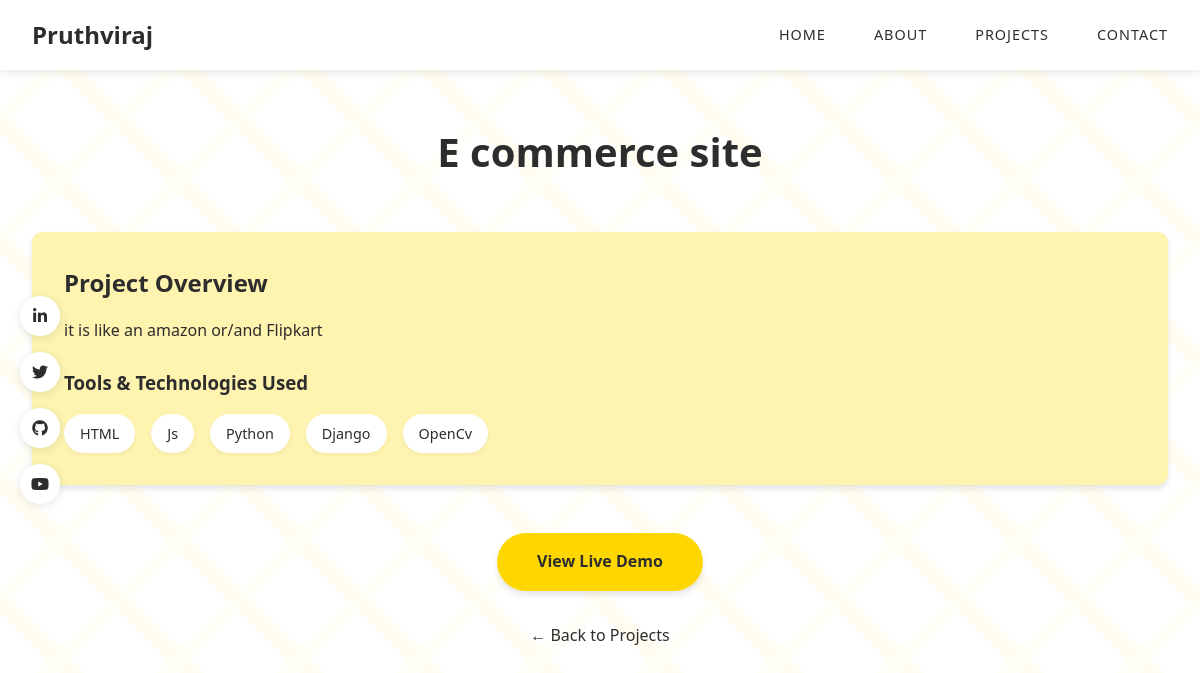
/project/10/, run on the app's committed database.
### app/models.py (models this page shows)
class Project_detail(models.Model):
    name = models.CharField(max_length=100)
    desc = models.CharField(max_length=300)
    tech = models.CharField(max_length=100)
    url = models.CharField(max_length=50)

### app/views.py (the view)
# urls.py: path('project/<int:project_id>/', views.project, name='project'),
def project(request, project_id):
    project = Project_detail.objects.get(id=project_id)
    technologies = [tech.strip() for tech in project.tech.split(",")]
    return render(request, 'project.html',{'project': project, 'technologies' : technologies })

### app/templates/project.html (shortened to what this page needs)
<!DOCTYPE html>
<html lang="en">
<head>
</head>
<body>
    <div class="social-links">
        <a href="#" aria-label="LinkedIn">
            <i class="fab fa-linkedin-in"></i>
        </a>
        <a href="#" aria-label="Twitter">
            <i class="fab fa-twitter"></i>
        </a>
        <a href="#" aria-label="GitHub">
            <i class="fab fa-github"></i>
        </a>
        <a href="#" aria-label="YouTube">
            <i class="fab fa-youtube"></i>
        </a>
    </div>
 {% load static %}
 <nav class="nav">
     <a href="{%url 'home'%}" class="nav-brand">
         <span class="brand-name">Pruthviraj</span>
     </a>
     <ul class="nav-links" id="nav-menu">
         <li><a href="{%url 'home'%}">Home</a></li>
         <li><a href="{%url 'home'%}">About</a></li>
         <li><a href="{%url 'home'%}">Projects</a></li>
         <li><a href="{%url 'home'%}">Contact</a></li>
     </ul>
 </nav>
     {%if project%}
    <div class="project-details">
        <div class="project-header">
            <h1>{{project.name}}</h1>
        </div>
        <div class="project-meta">
            <h2>Project Overview</h2>
            <p style="text-align: justify;">{{ project.desc }}</p>
            <h3>Tools & Technologies Used</h3>
            <div class="tools-used">
                {% for tech in technologies %}
                <span class="tool-tag">{{ tech }}</span>
                {% endfor %}
            </div>
        </div>
        <div class="demo-button-container">
            <a href="{{project.url}}" target="_blank" class="live-demo-btn">
                View Live Demo
            </a>
            <br>
            <a href="{%url 'viewallproject'%}" class="back-to-projects">
                ← Back to Projects
            </a>
        </div>
    </div>
{%endif%}
    <link rel="stylesheet" href="https://cdnjs.cloudflare.com/ajax/libs/font-awesome/5.15.4/css/all.min.css">
</body>
</html>

### app/templates/project.html (style rules this page uses)
:root { --primary-yellow: #ffd700; --secondary-yellow: #fff3b0; --accent-yellow: #ffe169; --text-dark: #2d2d2d; --text-light: #666666; --white: #ffffff; }
* { margin: 0; padding: 0; box-sizing: border-box; font-family: 'Segoe UI', Tahoma, Geneva, Verdana, sans-serif; }
body { line-height: 1.6; color: var(--text-dark); }
.social-links { position: fixed; left: 20px; top: 50%; transform: translateY(-50%); display: flex; flex-direction: column; gap: 1rem; z-index: 100; }
.social-links a { width: 40px; height: 40px; background: var(--white); display: flex; align-items: center; justify-content: center; border-radius: 50%; color: var(--text-dark); text-decoration: none; box-shadow: 0 2px 10px rgba(0, 0, 0, 0.1); transition: transform 0.3s; }
.nav { position: fixed; top: 0; left: 0; right: 0; padding: 1rem 2rem; background: rgba(255, 255, 255, 0.95); box-shadow: 0 2px 10px rgba(0, 0, 0, 0.1); z-index: 1000; display: flex; justify-content: space-between; align-items: center; }
.nav-brand { display: flex; align-items: center; gap: 1rem; text-decoration: none; }
.brand-name { font-size: 1.5rem; font-weight: 700; color: var(--text-dark); }
.nav-links { display: flex; gap: 3rem; list-style: none; }
.nav-links a { text-decoration: none; color: var(--text-dark); font-weight: 500; text-transform: uppercase; font-size: 0.9rem; letter-spacing: 1px; transition: color 0.3s; }
.project-details { padding-top: 120px; padding-bottom: 4rem; max-width: 1200px; margin: 0 auto; padding-left: 2rem; padding-right: 2rem; }
.project-header { text-align: center; margin-bottom: 3rem; }
.project-header h1 { font-size: 2.5rem; margin-bottom: 1rem; color: var(--text-dark); }
.project-meta { margin: 2rem 0; padding: 2rem; background: var(--secondary-yellow); border-radius: 10px; box-shadow: 0 4px 6px rgba(0, 0, 0, 0.1); }
.project-meta h2 { margin-bottom: 1rem; color: var(--text-dark); }
.project-meta h3 { margin: 1.5rem 0 1rem; color: var(--text-dark); }
.tools-used { display: flex; flex-wrap: wrap; gap: 1rem; margin-top: 1rem; }
.tool-tag { background: var(--white); padding: 0.5rem 1rem; border-radius: 20px; font-size: 0.9rem; color: var(--text-dark); box-shadow: 0 2px 4px rgba(0, 0, 0, 0.05); }
.demo-button-container { text-align: center; margin-top: 3rem; }
.live-demo-btn { display: inline-block; padding: 1rem 2.5rem; background: var(--primary-yellow); color: var(--text-dark); text-decoration: none; border-radius: 50px; font-weight: 600; transition: all 0.3s; box-shadow: 0 4px 6px rgba(0, 0, 0, 0.1); }
.back-to-projects { display: inline-block; margin-top: 2rem; color: var(--text-dark); text-decoration: none; font-weight: 500; transition: color 0.3s; }

### data on the page
Project_detail: name "E commerce site", desc "it is like an amazon or/and Flipkart"

### other printed values
{{ tech }} "HTML" "Js" "Python" "Django" "OpenCv"
